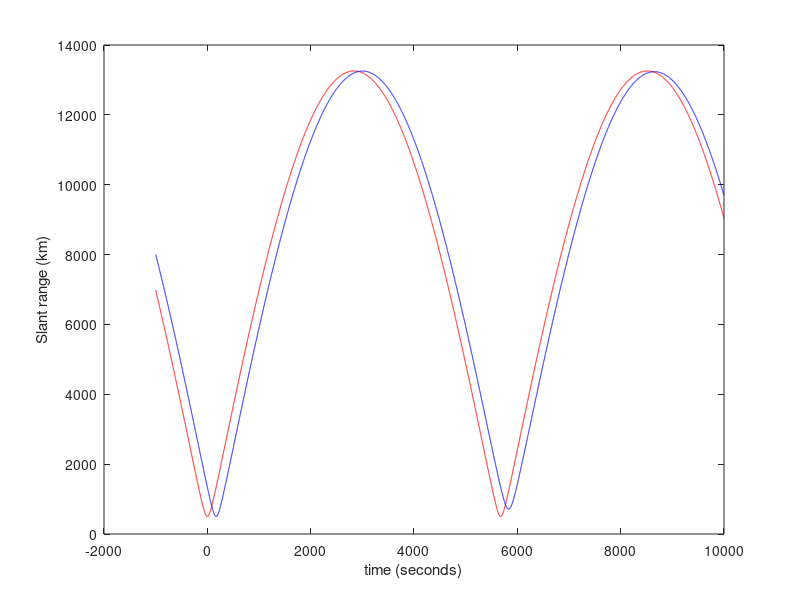

The MATLAB source for this figure: (Note: this script raises an error after producing the figure.)
%%%%%%%%%%%%%%%%% DUAL DOWNLINK CONFIGURATION %%%%%%%%%%%%%%%%%%%%%%%%%%%%

R = 6378.1;         % Radius of earth in km
h = 500;            % Altitute of satellite above earth surface in km 
G = 6.67408*10^-11; % Gravitational constant (SI units)
M = 5.972*10^24;    % Mass of earth in kg

theta_dot  = sqrt(G*M/((R + h)*1000)^3);        % Angular speed of satellite w.r.t earth
phi_dot = 2*pi/(24*3600);                       % Angular speed of earth's rotation

%%%%%%% COORDINATES OF GROUND STATIONS "A" AND "B"    %%%%%%%%%%%%
theta_a = 0.0*pi;                   % Polar angle of station A
phi_a = 0.0*pi;                     % Azimuthal angle of station A
theta_b = 0.188;                   % Polar angle of station B
phi_b = 0*pi;                     % Azimuthal angle of station B 

%%%%%%% COORDINATES IN CARTESIAN FORM %%%%%%%%%%%%%%%%%%%%%%%%%%%%
A = [(R)*sin(theta_a)*cos(phi_a), (R)*sin(theta_a)*sin(phi_a), (R)*cos(theta_a)];
B = [(R)*sin(theta_b)*cos(phi_b), (R)*sin(theta_b)*sin(phi_b), (R)*cos(theta_b)];


Rth = sqrt((R + h)^2 - R^2);        % Threshold value of slant range in km

%%%%%% INITIAL POSITION OF SATELLITE (at time t = 0 sec) %%%%%%%%%
angle_initial = pi;                    % Polar angle
phi_initial = -0.02487;               % Azimuthal angle

data = [];

t = -1000;

 while t < 10000                   % run for 50000 seconds
     
     theta = angle_initial + theta_dot*t;           % updating theta for satellite
     phi = phi_initial + phi_dot*t;                 % updating phi for satellite
     
     vector1 = [0 1];
     vector2 = [cos(theta) sin(theta)];
     theta = acos(dot(vector1, vector2));
     
     % S is the satellite coordinate in cartesian form
     S = [(R + h)*sin(theta_dot*t)*cos(phi_dot*t), (R + h)*sin(theta_dot*t)*sin(phi_dot*t), (R + h)*cos(theta_dot*t)];
     Slant_range1 = sqrt((A(1)-S(1))^2 + (A(2)-S(2))^2 + (A(3)-S(3))^2);  % Slant range from station 1
     Slant_range2 = sqrt((B(1)-S(1))^2 + (B(2)-S(2))^2 + (B(3)-S(3))^2);  % Slant range from station 2
     
     data = [data; t Slant_range1 Slant_range2 theta phi];
     
     t = t + 1;
     
 end
index = data(:, 2) < Rth & data(:, 3) < Rth ;       % Condition that both ground stations are visible from satellite
data_file = data(index, :);
 
 plot(data(:, 1), data(:,2), 'r')
 xlabel('time (seconds)')
 ylabel('Slant range (km)')
 hold on
 plot(data(:, 1), data(:,3), 'b')
 yline(Rth)